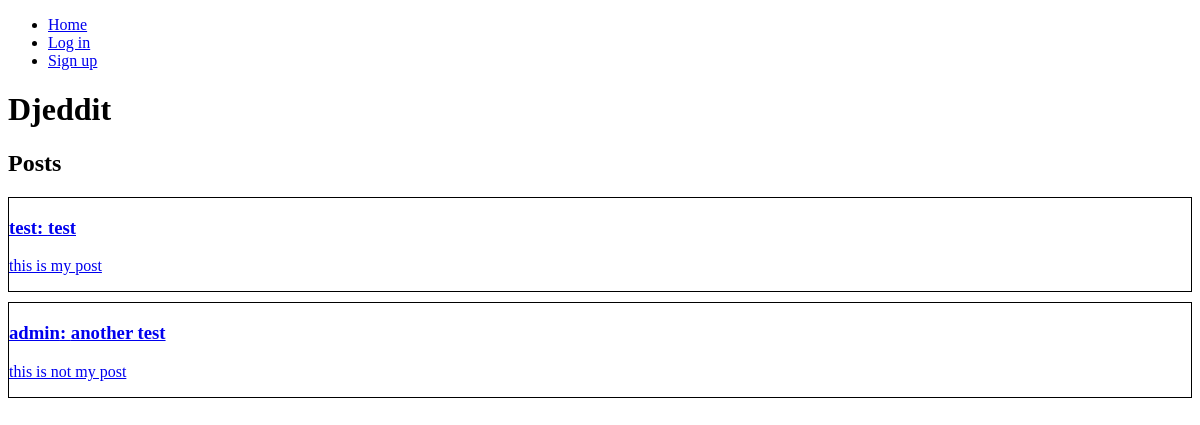
The page /reddit/ on the database as committed earlier.
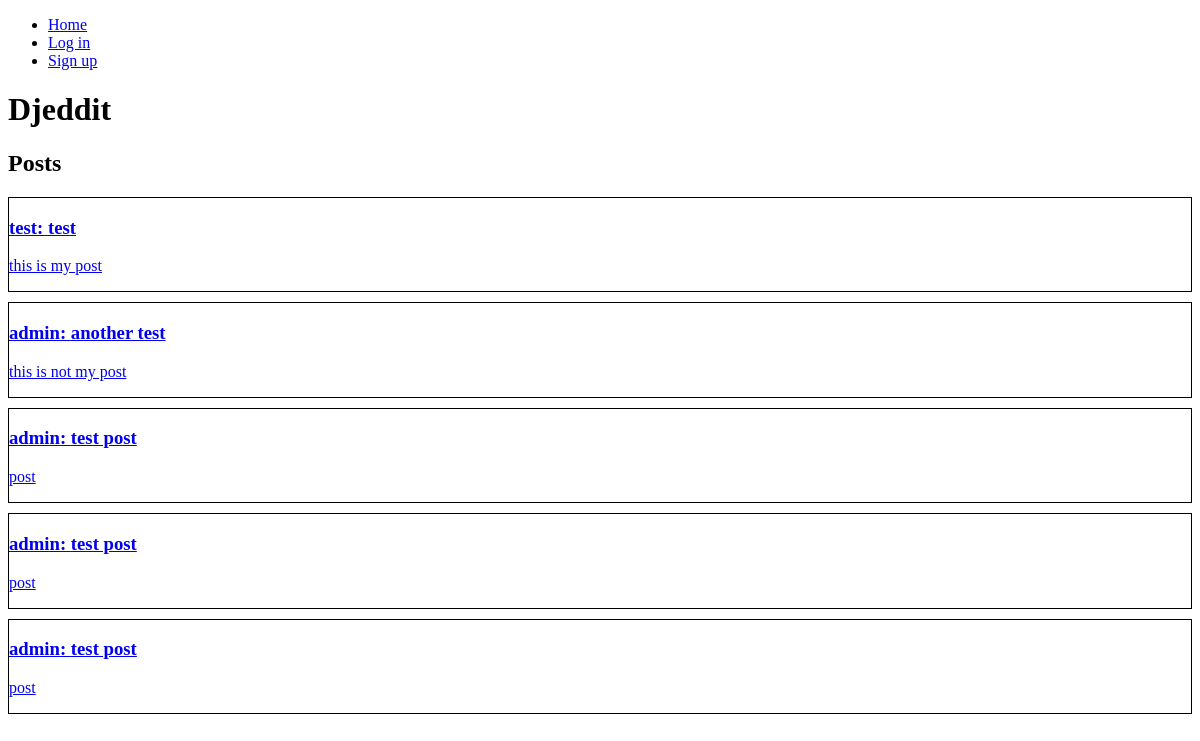
The same page on the database as committed later.
### reddit_app/models.py (models this page shows, shortened)
class Post(models.Model):
    title = models.CharField(max_length=200)
    author = models.ForeignKey(User, on_delete=models.CASCADE)
    text = models.TextField()
    votes = models.IntegerField(default=0)
    created_at = models.DateTimeField(auto_now_add=True)

### reddit_app/views.py (the view, shortened to what this page needs)
# urls.py: path("", views.index, name="index"),
def index(request):
    posts = Post.objects.all()
    context = {"posts": posts}
    return render(request, "reddit_app/index.html", context)

### templates/reddit_app/index.html (shortened to what this page needs)
{% extends "base.html" %}
{% block content %}
<h1>Djeddit</h1>
<div id="posts">
    <h2>Posts</h2>
    {% if posts.count %}
        {% for post in posts %}
        <a href={% url 'reddit_app:single_post' post.id %}>
            <div class="post" style="border: 1px solid black; margin-bottom: 10px;">
                <h3>{{post.author}}: {{post.title}}</h3>
                <p>{{post.text}}</p>
            </div>
        </a>
        {% endfor %}
    {% else %}
        <p>There are no posts</p>
    {% endif %}
</div>
{% load static %}
{% endblock content %}

Rows that differ between the two databases and show on the page:
added Post: author "admin", title "test post", text "post"
added Post: author "admin", title "test post", text "post"
added Post: author "admin", title "test post", text "post"
